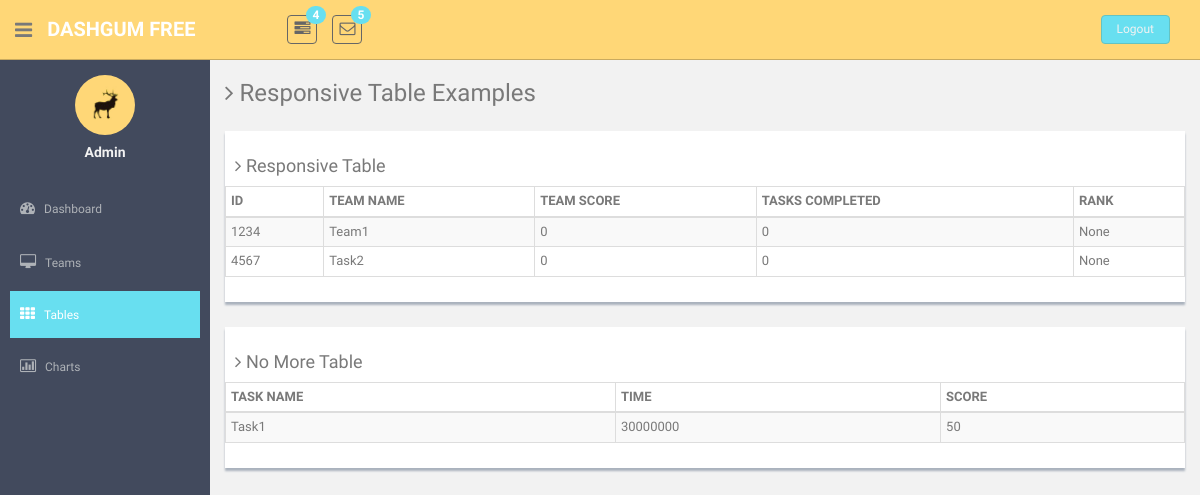
Page /table/ on the earlier database version.
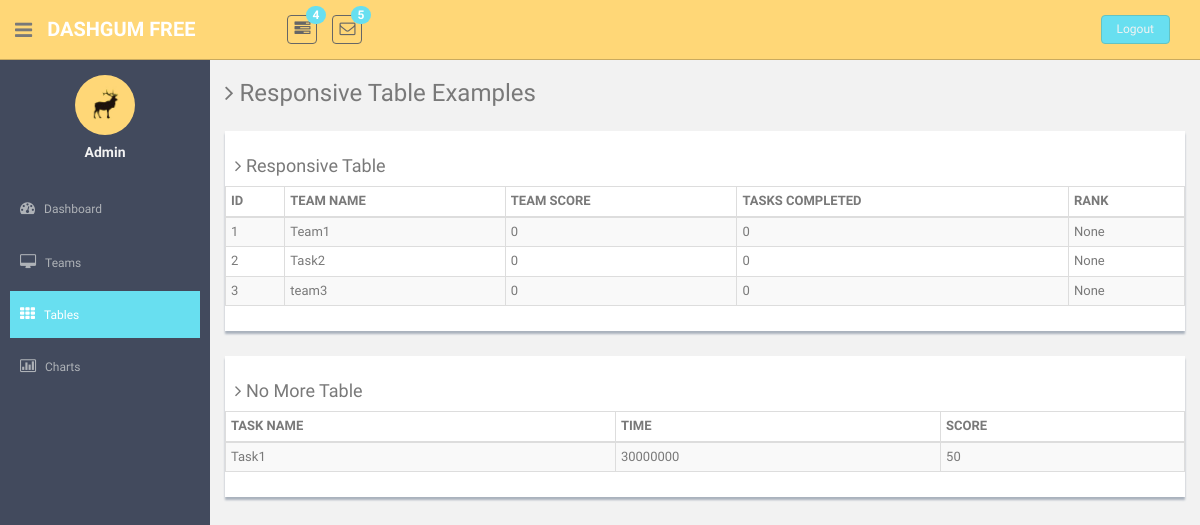
Same page on the later database version.
### hunt_app/models.py (models this page shows, shortened)
class Team(models.Model):
	team_name = models.CharField(max_length = 20)
	team_id = models.PositiveIntegerField(null = True)
	team_member_1 = models.CharField(max_length = 20)
	team_member_2 = models.CharField(max_length = 20)
	team_member_3 = models.CharField(max_length = 20, null = True, blank = True)
	team_member_4 = models.CharField(max_length = 20, null = True, blank = True)
	team_score = models.PositiveIntegerField(default=0)
	team_status=models.BooleanField(default=True)
	tasks_completed = models.PositiveIntegerField(default=0)
	team_rank = models.PositiveIntegerField(null = True, blank = True)
	team_hint_count=models.PositiveIntegerField(default=0)
	team_lat=models.FloatField(null = True, blank = True)
	team_long=models.FloatField(null = True, blank = True)

class Task(models.Model):
	task_name = models.CharField(max_length = 10)
	task_description = models.CharField(max_length = 50)
	task_picture = models.ImageField(upload_to ='task_pics/', null = True, blank = True)
	task_hint = models.CharField(max_length = 10)
	task_time = models.PositiveIntegerField(null = True, blank = True)
	task_score = models.PositiveIntegerField()
	task_nextid = models.PositiveIntegerField()

### hunt_app/views.py (the view)
# urls.py: url(r'^table/', views.table),
def table(request):
    teams=Team.objects.all()
    tasks=Task.objects.all()
    return render(request, 'responsive_table.html',
              {'teams':teams,'tasks':tasks})

### hunt_app/templates/responsive_table.html (shortened to what the changed rows need)
{% load staticfiles %}
<!DOCTYPE html>
<html lang="en">
  <head>
    <link href="{% static '/css/bootstrap.css' %}" rel="stylesheet">
    <link href="{% static '/font-awesome/css/font-awesome.css' %}" rel="stylesheet" />
    <link href="{% static '/css/style.css' %}" rel="stylesheet">
    <link href="{% static '/css/style-responsive.css' %}" rel="stylesheet">
    <link href="{% static '/css/table-responsive.css' %}" rel="stylesheet">
  </head>
  <body>
  <section id="container" >
      <section id="main-content">
          <section class="wrapper">
		  		<div class="row mt">
			  		<div class="col-lg-12">
                      <div class="content-panel">
                          <section id="unseen">
                            <table class="table table-bordered table-striped table-condensed">
                              <thead>
                              <tr>
                                  <th>ID</th>
                                  <th>TEAM NAME</th>
                                  <th class="numeric">TEAM SCORE</th>
                                  <th class="numeric">TASKS COMPLETED</th>
                                  <th class="numeric">RANK </th>
                              </tr>
                              </thead>
                              <tbody>
                               {% if teams %}
                                {% for team in teams %}
                              <tr>
                                  <td>{{ team.team_id }}</td>
                                  <td>{{ team.team_name }}</td>
                                  <td class="numeric">{{ team.team_score}}</td>
                                  <td class="numeric">{{ team.tasks_completed }}</td>
                                  <td class="numeric">{{ team.team_rank }}</td>
                              </tr>
                               {% endfor %}
            {% endif %}
                              </tbody>
                          </table>
                          </section>
                  </div>
               </div>
		  	</div>
		  	<div class="row mt">
              <div class="col-lg-12">
                      <div class="content-panel">
                          <section id="no-more-tables">
                              <table class="table table-bordered table-striped table-condensed cf">
                                  <thead class="cf">
                                  <tr>
                                      <th>TASK NAME</th>
                                      <th class="numeric">TIME</th>
                                      <th class="numeric">SCORE</th>
                                  </tr>
                                  </thead>
                                  <tbody>
                                   {% if tasks %}
                                {% for task in tasks %}
                                  <tr>
                                      <td data-title="Company">{{ task.task_name }}</td>
                                      <td class="numeric" data-title="Price">{{ task.task_time }}</td>
                                      <td class="numeric" data-title="Change">{{ task.task_score }}</td>
                                  </tr>
                                                       {% endfor %}
            {% endif %}
                                  </tbody>
                              </table>
                          </section>
                      </div>
                  </div>
              </div>
		</section><! --/wrapper -->
      </section>
  </section>
  </body>
</html>

Differences in the rows shown:
changed Team "Team1": team_id "1234" → "1"
changed Team "Task2": team_id "4567" → "2"
added Team: team_id "3", team_name "team3", team_score "0", tasks_completed "0", team_rank "None"
